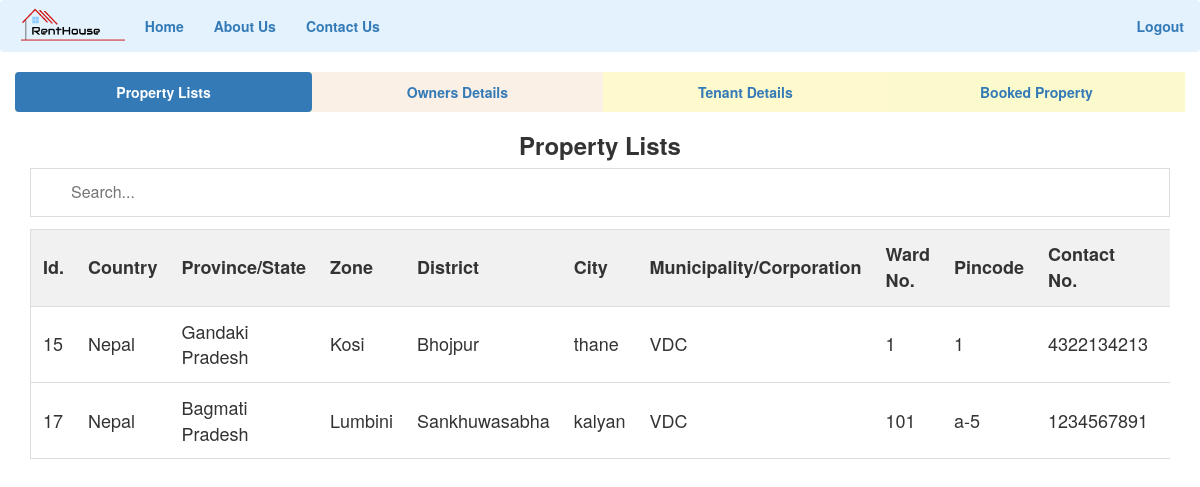
/admin/admin-index.php (signed in), run on the app's committed database.
### tables this page shows
CREATE TABLE `add_property` (
  `property_id` int(10) NOT NULL,
  `country` varchar(50) NOT NULL,
  `province` varchar(50) NOT NULL,
  `zone` varchar(50) NOT NULL,
  `district` varchar(50) NOT NULL,
  `city` varchar(100) NOT NULL,
  `vdc_municipality` varchar(50) NOT NULL,
  `ward_no` int(10) NOT NULL,
  `tole` varchar(100) NOT NULL,
  `contact_no` bigint(10) NOT NULL,
  `property_type` varchar(50) NOT NULL,
  `estimated_price` bigint(10) NOT NULL,
  `total_rooms` int(10) NOT NULL,
  `bedroom` int(10) NOT NULL,
  `living_room` int(10) NOT NULL,
  `kitchen` int(10) NOT NULL,
  `bathroom` int(10) NOT NULL,
  `description` varchar(2000) NOT NULL,
  `booked` enum('Yes','No') DEFAULT 'No',
  `latitude` decimal(9,6) NOT NULL,
  `longitude` decimal(9,6) NOT NULL,
  `owner_id` int(10) NOT NULL
);

### admin/admin-index.php (the view, shortened to what this page needs)
<?php
include("navbar.php");
 ?>
<head>
<link rel="stylesheet" type="text/css" href="style.css">
</head>
<body>
 <div class="container-fluid">
  <ul class="nav nav-pills nav-justified">
    <li class="active" style="background-color: #FFF8DC"><a data-toggle="pill" href="#home"><b>Property Lists</b></a></li>
    <li style="background-color: #FAF0E6"><a data-toggle="pill" href="#menu1"><b>Owners Details</b></a></li>
    <li style="background-color: #FFFACD"><a data-toggle="pill" href="#menu2"><b>Tenant Details</b></a></li>
    <li style="background-color: #FAFACD"><a data-toggle="pill" href="#menu3"><b>Booked Property</b></a></li>
  </ul>
  <div class="tab-content">
    <div id="home" class="tab-pane fade in active">
      <center><h3><b>Property Lists</b></h3></center>
      <div class="container-fluid">
      <input type="text" id="myInput" onkeyup="myFunction()" placeholder="Search..." title="Type in a name">
            <div style="overflow-x:auto;">
              <table id="myTable">
                <tr class="header">
                  <th>Id.</th>
                  <th>Country</th>
                  <th>Province/State</th>
                  <th>Zone</th>
                  <th>District</th>
                  <th>City</th>
                  <th>Municipality/Corporation</th>
                  <th>Ward No.</th>
                  <th>Pincode</th>
                  <th>Contact No.</th>
                  <th>Property Type</th>
                </tr>
                <?php
        include("../config/config.php");
        $sql="SELECT * from add_property";
        $result=mysqli_query($db,$sql);
        if(mysqli_num_rows($result)>0)
      {
          while($rows=mysqli_fetch_assoc($result)){
          $property_id=$rows['property_id'];
       ?>
                <tr>
                  <td><?php echo $rows['property_id'] ?></td>
                  <td><?php echo $rows['country'] ?></td>
                  <td><?php echo $rows['province'] ?></td>
                  <td><?php echo $rows['zone'] ?></td>
                  <td><?php echo $rows['district'] ?></td>
                  <td><?php echo $rows['city'] ?></td>
                  <td><?php echo $rows['vdc_municipality'] ?></td>
                  <td><?php echo $rows['ward_no'] ?></td>
                  <td><?php echo $rows['tole'] ?></td>
                  <td><?php echo $rows['contact_no'] ?></td>
                  <td><?php echo $rows['property_type'] ?></td>
                  <td><?php echo $rows['description'] ?></td><td>
<?php $sql2="SELECT * from property_photo where property_id='$property_id'";
        $query=mysqli_query($db,$sql2);
        if(mysqli_num_rows($query)>0)
      {
          while($row=mysqli_fetch_assoc($query)){ ?>
                  <img src="../owner/<?php echo $row['p_photo'] ?>" width="50px">
                <?php }}}} ?>
                </td>
                </tr>
              </table>
            </div>
    </div>
  </div>
  </div>
</body>

### admin/style.css (style rules this page uses)
#myInput, #myInput2, #myInput3, #myInput4 { background-image: url('/css/searchicon.png'); background-position: 10px 10px; background-repeat: no-repeat; width: 100%; font-size: 16px; padding: 12px 20px 12px 40px; border: 1px solid #ddd; margin-bottom: 12px; }
#myTable, #myTable2, #myTable3, #myInput4 { border-collapse: collapse; width: 100%; border: 1px solid #ddd; font-size: 18px; }
#myTable th, #myTable td,#myTable2 th, #myTable2 td,#myTable3 th, #myTable3 td,#myTable4 th, #myTable4 td { text-align: left; padding: 12px; }
#myTable tr,#myTable2 tr,#myTable3 tr,#myTable4 tr { border-bottom: 1px solid #ddd; }
#myTable tr.header, #myTable tr:hover,#myTable2 tr.header, #myTable2 tr:hover,#myTable3 tr.header, #myTable3 tr:hover,#myTable4 tr.header, #myTable4 tr:hover { background-color: #f1f1f1; }
th, td { text-align: left; padding: 8px; }

### data on the page
add_property: property_id "15", country "Nepal", province "Gandaki Pradesh", zone "Kosi", district "Bhojpur", city "thane", vdc_municipality "VDC", ward_no "1", tole "1", contact_no "4322134213"
add_property: property_id "17", country "Nepal", province "Bagmati Pradesh", zone "Lumbini", district "Sankhuwasabha", city "kalyan", vdc_municipality "VDC", ward_no "101", tole "a-5", contact_no "1234567891"
